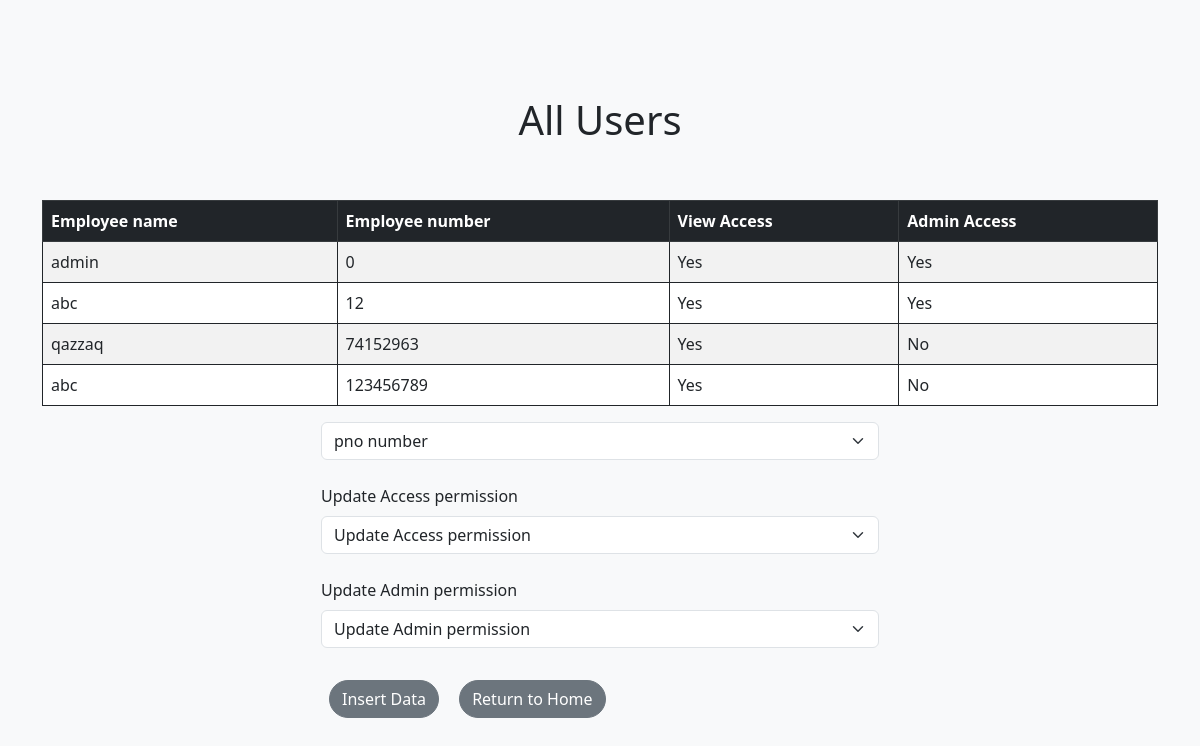
Screenshot of /admin/give_access.php with the database file from the repository.
### tables this page shows
CREATE TABLE `users` (
  `name` varchar(200) NOT NULL,
  `pno` int(9) NOT NULL,
  `password` varchar(200) NOT NULL,
  `access` char(200) NOT NULL DEFAULT '0',
  `admin` char(1) NOT NULL DEFAULT '0',
  `ip` varchar(200) NOT NULL
);

### admin/give_access.php (the view, shortened to what this page needs)
<!DOCTYPE html>
<html lang="en">
<head>
    <link rel="stylesheet" href="style.css">
    <link href="https://cdn.jsdelivr.net/npm/bootstrap@5.3.0-alpha1/dist/css/bootstrap.min.css" rel="stylesheet">
    <link rel="stylesheet" href="https://cdnjs.cloudflare.com/ajax/libs/font-awesome/6.3.0/css/all.min.css">
</head>
<body class="bg-light" style="background:rgb(200,200,200)">
    <div class="container mt-5" >
        <h1 class="text-center p-5">All Users</h1>
 <?php
echo "<table class='table table-striped table-hover table-bordered border-dark'>";
echo "<thead class='table-dark'>";
echo "<tr>";
echo "<th>Employee name</th>";
echo "<th>Employee number</th>";
echo "<th>View Access</th>";
echo "<th>Admin Access</th>";
echo "</tr>";
echo "</thead>";
$select_query="Select * from `users`";
$result=mysqli_query($con,$select_query);
while($row_data=mysqli_fetch_assoc($result)){
    $name=$row_data['name'];
    $pno=$row_data['pno'];
    echo "<tr>";
    echo "<td>$name</td>";
    echo "<td>$pno</td>";
    if($row_data['access']==1){
        echo "<td>Yes</td>";
    }else{
        echo "<td>No</td>";
    }
    if($row_data['admin']==1){
        echo "<td>Yes</td>";
    }else{
        echo "<td>No</td>";
    }
    echo "</tr>";
}
echo "</table>";
?>
        <form action="" method="post">
            <div class="form-outline mb-4 w-50 m-auto">
                <select name="item" id="" class="form-select">
                    <option value="">pno number</option>
                </select>
            </div>
            <div class="form-outline mb-4 w-50 m-auto">
        <label for="access_p" class="form-label">Update Access permission</label>
        <select name="access_p" id="access_p" class="form-select" required>
            <option value="">Update Access permission</option>
        </select>
    </div>
    <div class="form-outline mb-4 w-50 m-auto">
        <label for="admin_p" class="form-label">Update Admin permission</label>
        <select name="admin_p" id="admin_p" class="form-select" required>
            <option value="">Update Admin permission</option>
        </select>
    </div>
            <div class="form-outline mb-4 w-50 m-auto">
                <input type="submit" name="insert_data" class='btn btn-secondary m-2' style='border-radius:50px' value="Insert Data">
                <a href="index.php" class='btn btn-secondary m-2' style='border-radius:50px'>Return to Home</a>
            </div>
        </form>
    </div>
</body>
</html>
</body>
</html>

### rows the page displays
users: name "admin", pno "0", access "Yes", admin "Yes"
users: name "abc", pno "12", access "Yes", admin "Yes"
users: name "qazzaq", pno "74152963", access "Yes", admin "No"
users: name "abc", pno "123456789", access "Yes", admin "No"
